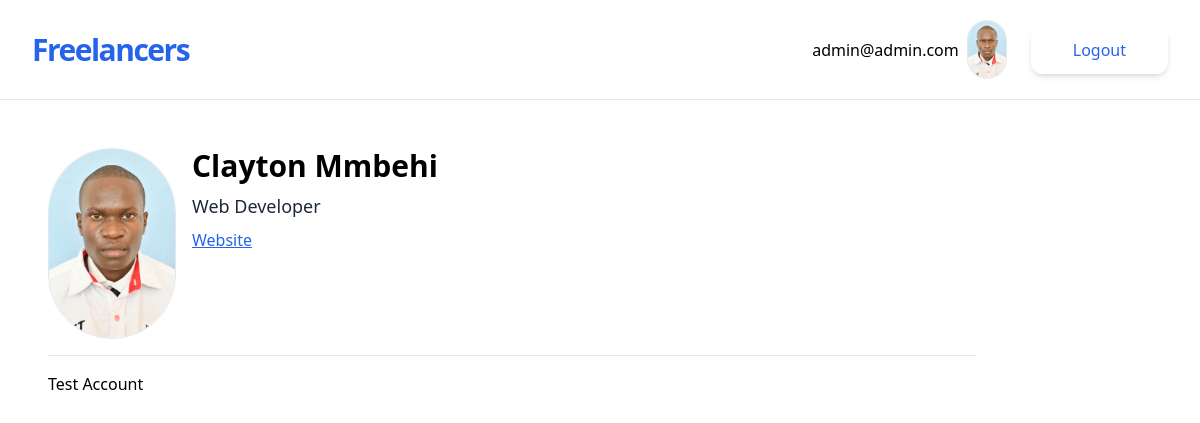
Screenshot of /developer/1/ (signed in) with the database file from the repository.
### accounts/models.py (models this page shows, shortened)
class CustomUser(AbstractUser):
    pass

### jobs/models.py (models this page shows, shortened)
class Freelancer(models.Model):
    owner = models.OneToOneField(User, on_delete=models.CASCADE)
    name = models.CharField(max_length=50)
    tagline = models.CharField(max_length=30)
    bio = models.TextField(blank=True)
    website = models.URLField(blank=True)
    profile_pic = models.ImageField(upload_to='profiles/', blank=True)

### jobs/views.py (the view)
# urls.py: path('developer/<int:pk>/', FreelancerDetailView.as_view(), name='freelancer-detail'),
class FreelancerDetailView(DetailView):
    model= Freelancer

### jobs/templates/jobs/freelancer_detail.html
{% extends 'jobs/_base.html' %}
{% block content %}
<div class="flex">
    <div>
        {% if freelancer.profile_pic %}
                <img class="w-32 border rounded-full mr-4" src="{{ freelancer.profile_pic.url }}" alt="Profile pic">
        {% endif %}
    </div>
    <div>
        <h1 class="text-3xl font-semibold">{{object.name}}</h1>
        <p class="text-lg text-gray-800 my-2">{{object.tagline}}</p>
        {% if object.website %}
        <p><a class="text-blue-600 underline" target="_blank" href={{object.website}} alt="dev website">Website</a></p>
        {% else %}
        <p class="text-gray-600">No website</p>
        {% endif %}
    </div>
</div>
    <hr class="my-4">
    {{object.bio}}
{% endblock content %}

### jobs/templates/jobs/_base.html (shortened to what this page needs)
<!DOCTYPE html>
<html lang="en">
<head>
    <script src="https://cdn.tailwindcss.com"></script>
</head>
<body>
    <div class=" w-full max-w-7xl mx-auto">
        <div class="flex flex-col max-w-screen-xl p-5 mx-auto md:items-center md:justify-between md:flex-row md:px-6 lg:px-8 border-b">
            <div class="flex flex-row items-center justify-between lg:justify-start">
                <a href="{% url 'freelancer-list' %}" class="text-3xl font-bold tracking-tighter text-blue-600 transition duration-500 ease-in-out transform tracking-relaxed lg:pr-8"> Freelancers </a>
            </div>
            <nav class="flex-col items-center flex-grow hidden pb-4 md:pb-0 md:flex md:justify-end md:flex-row lg:pl-2">
                <div class="inline-flex items-center gap-2 list-none lg:ml-auto">
                    {% if user.is_authenticated %}
                    <p>{{user.email}}</p>
                    {% if user.freelancer.profile_pic %}
                    <img class="w-10 border rounded-full mr-4" src="{{ user.freelancer.profile_pic.url }}" alt="Profile pic">
                    {% endif %}
                    <form action="{% url 'account_logout' %}" method="POST">
                        <button type="submit" class="items-center block px-10 py-2.5 text-base font-medium text-center text-blue-600 transition duration-500 ease-in-out transform border-2 border-white shadow-md rounded-xl focus:outline-none focus:ring-2 focus:ring-offset-2 focus:ring-gray-500">Logout</button>
                    </form>
                    {% endif %}
                </div>
            </nav>
        </div>
        <div class="container p-12">
            {% block content %}
            {% endblock content %}
        </div>
    </div>
</body>
</html>

### rows the page displays
CustomUser: email "admin@admin.com", freelancer.profile_pic (picture)
Freelancer: profile_pic (picture), name "Clayton Mmbehi", tagline "Web Developer", bio "Test Account"
